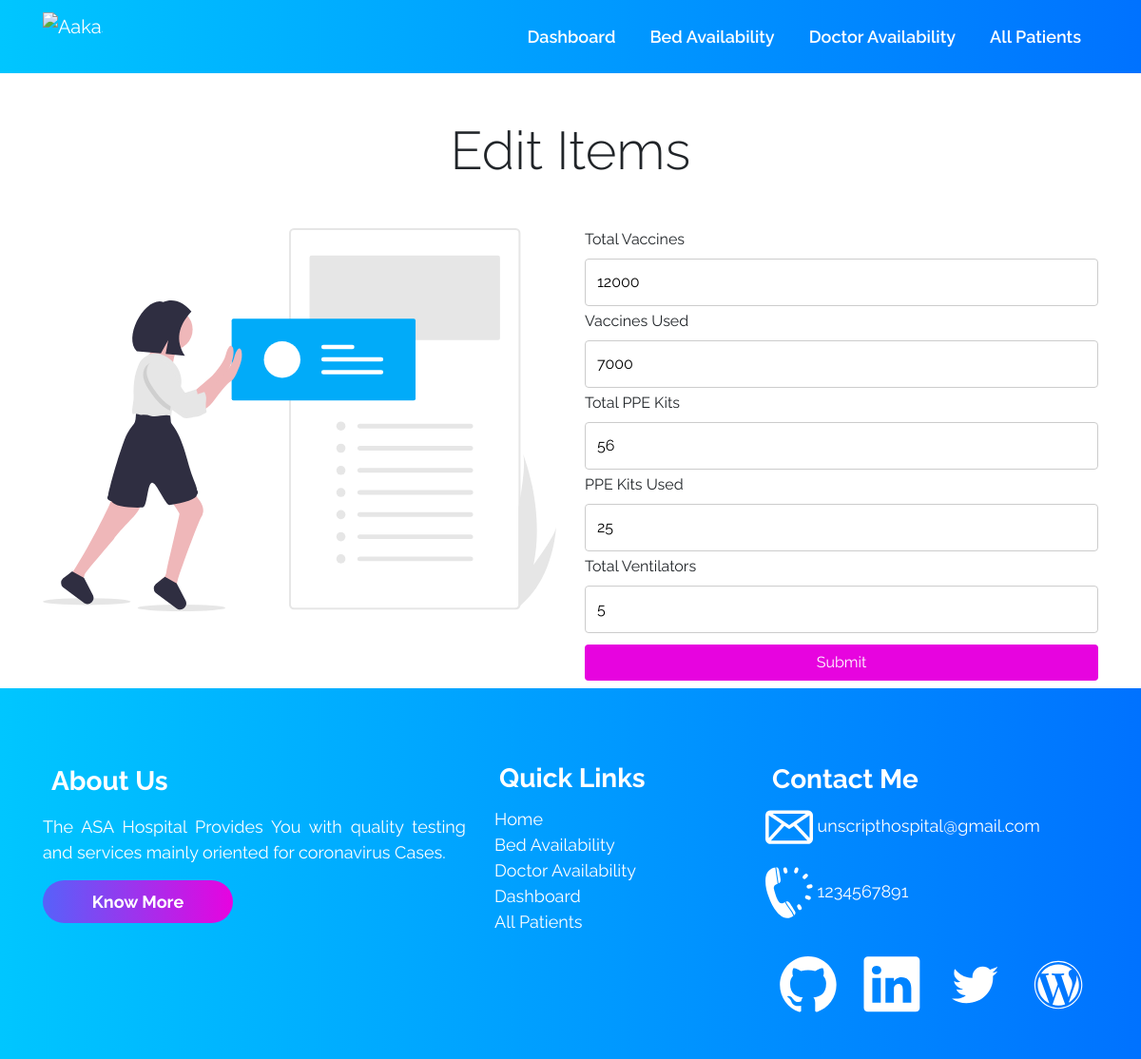
The app's page /edititems with its own data.
### accounts/models.py (models this page shows)
class ItemsTotalCount(models.Model):
    vaccines = models.IntegerField(default=0)
    vaccines_used = models.IntegerField(default=0)
    ppe_kits = models.IntegerField(default=0)
    ppe_kits_used = models.IntegerField(default=0)
    ventilator = models.IntegerField(default=0)

### accounts/views.py (the view, shortened to what this page needs)
# urls.py: path("edititems", views.edititems, name="edititems"),
def edititems(request):
    item = ItemsTotalCount.objects.get(pk=1)
    context = {'item1': item}
    return render(request, 'edititems.html', context)

### templates/edititems.html (shortened to what this page needs)
{% extends 'innerbase.html' %}
{% load static %}
{% block linkBelow %}
<link rel="stylesheet" href="{% static '/css/buttons.css' %}">
{% endblock %}
{% block body %}
<div class="container">
    <h1 class="header display-4 text-center my-5">Edit Items</h1>
    <div class="row">
        <div class="col-md-6 block-to-disappear-in-mobile">
            <img src="{% static '/svg/edit-items.svg' %}" alt="Image to add items" width="100%">
        </div>
        <div class="col-md-6">
            <form action="/edititems" method="POST">
                <label for="totalvaccines" class="form-label">Total Vaccines</label>
                <input type="text" class="mb-1" name="totalvaccines" id="totalvaccines" value="{{item1.vaccines}}"
                    placeholder="Total Vaccines Available">
                <label for="vaccinesused" class="form-label">Vaccines Used</label>
                <input type="text" class="mb-1" name="vaccinesused" id="vaccinesused" value="{{item1.vaccines_used}}"
                    placeholder="Vaccines Used">
                <label for="totalppekits" class="form-label">Total PPE Kits</label>
                <input type="text" class="mb-1" name="totalppekits" id="totalppekits" value="{{item1.ppe_kits}}"
                    placeholder="Total PPE Kits Available">
                <label for="ppekitsused" class="form-label">PPE Kits Used</label>
                <input type="text" class="mb-1" name="ppekitsused" id="ppekitsused" value="{{item1.ppe_kits_used}}"
                    placeholder="PPE Kits Used">
                <label for="ventilators" class="form-label">Total Ventilators</label>
                <input type="text" class="mb-1" name="ventilators" id="ventilators" value="{{item1.ventilator}}"
                    placeholder="Total Ventilators Available">
                <input type="submit" class="my-2 btn btn-block btn-red-block">
            </form>
        </div>
    </div>
</div>
{% endblock %}

### static/css/base.css (style rules this page uses)
* { margin: 0; padding: 0; font-family: "Raleway", sans-serif; scroll-behavior: smooth; }
input[type="text"], select, textarea { width: 100%; padding: 12px; border: 1px solid #ccc; border-radius: 4px; resize: vertical; }

### static/css/buttons.css (style rules this page uses)
.btn-red-block { color: white; background-color: hsl(302, 97%, 46%); }

### records on screen
ItemsTotalCount: totalvaccines "12000", vaccinesused "7000", totalppekits "56", ppekitsused "25", ventilators "5"
